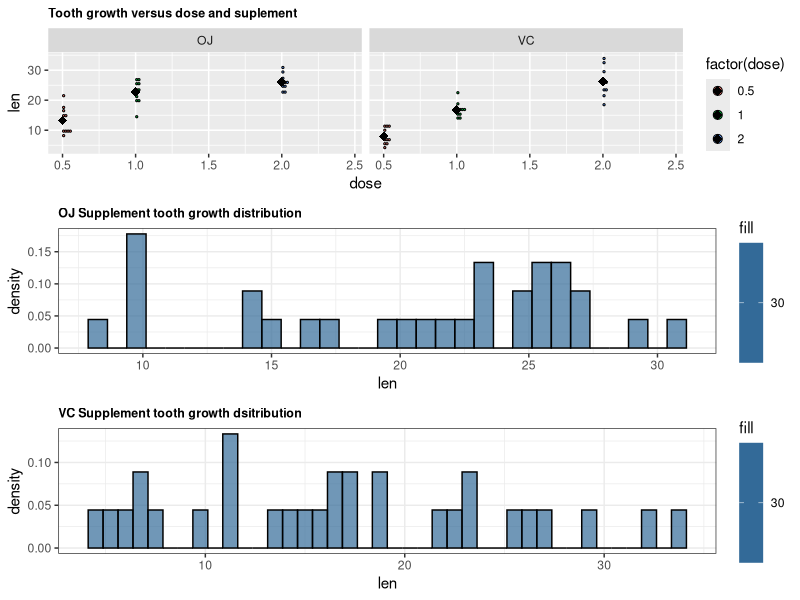

This chart was generated by the following R code:
rm(list=ls())

library(dplyr)
library(ggplot2)
library(datasets)
library(gridExtra)
library(knitr)
library(rmarkdown)

data(ToothGrowth)
data <- ToothGrowth

cat("EFFECT OF SUPPLEMENT TYPE AND DOSE IN TOOH GROWTH\n")
cat("This is and analysis of the R TeoohGrowth data in R data sets package\n")

cat("EXPLORATORY DATA ANALYSIS\n\n")

cat("VARIABLES")
print(str(data))

cat("SUMMARY")
params <- data %>%
  group_by(supp) %>%
  summarise(Mean = mean(len, na.rm = TRUE), Sd = sd(len, na.rm = TRUE), 
            Max = max(len, na.rm = TRUE), Min = mean(len, na.rm = TRUE),
            Median = median(len, na.rm = TRUE),
            Quantile0 = quantile(len, na.rm = TRUE, disp = 0, prob = 0),
            Quantile25 = quantile(len, na.rm = TRUE, disp = 0.25, prob = 0.25),
            Quantile50 = quantile(len, na.ram = TRUE, disp = 0.5, prob = 0.5),
            Quantile75 = quantile(len, na.rm = TRUE, disp = 0.75, prob = 0.75),
            Quantile100 = quantile(len, na.rm = TRUE, disp = 1, prob = 1))

print(params)

cat("\nThere is some variation in the data between the 2 samples. I will assume that
variance is different\n")

params2 <- data %>%
  group_by(dose) %>%
  summarise(Mean = mean(len, na.rm = TRUE), Sd = sd(len, na.rm = TRUE), 
            Max = max(len, na.rm = TRUE), Min = mean(len, na.rm = TRUE),
            Median = median(len, na.rm = TRUE),
            Quantile0 = quantile(len, na.rm = TRUE, disp = 0, prob = 0),
            Quantile25 = quantile(len, na.rm = TRUE, disp = 0.25, prob = 0.25),
            Quantile50 = quantile(len, na.ram = TRUE, disp = 0.5, prob = 0.5),
            Quantile75 = quantile(len, na.rm = TRUE, disp = 0.75, prob = 0.75),
            Quantile100 = quantile(len, na.rm = TRUE, disp = 1, prob = 1))
print(params2)

p <- ggplot(data, aes(x = dose, y = len, fill =  factor(dose))) + 
  geom_dotplot(binaxis='y',  dotsize=0.75) + facet_grid(.~supp) +
  stat_summary(fun=mean, geom="point", shape=18,
               size=3, color="black") + ggtitle("Tooth growth versus dose and suplement") +
  theme(plot.title=element_text(face="bold", size=9))

OJ <- filter(data, supp == 'OJ', na.rm = TRUE)
VC <- filter(data, supp == 'VC', na.rm = TRUE)

pdOJ <- ggplot(OJ, aes(x =len, fill = 30)) + theme_bw() + 
  geom_histogram(aes(y = ..density..), alpha = 0.7, binwidth = 0.75,  col = "black") +
  ggtitle("OJ Supplement tooth growth distribution") +
  theme(plot.title=element_text(face="bold", size=9))


pdVC <- ggplot(VC, aes(x =len, fill = 30)) + theme_bw() + 
  geom_histogram(aes(y = ..density..), alpha = 0.7,  binwidth = 0.75, col = "black") +
  ggtitle("VC Supplement tooth growth dsitribution") + 
  theme(plot.title=element_text(face="bold", size=9))

grid.arrange(p, pdOJ, pdVC)

cat("\nTeeth growth may be affected by dose and type of supplement\n\n") 

cat("HYPOTHSESIS TESTING\n\n")
cat("Assumptions:\n")
cat("    The variables are (iid) independent and identically distributed.
    tooth growth changes with supplement and dose
    Tooth growth data are normally distributed in the two samples: OJ and CV
    Variance seems to be different both while grouping the data by supp or dose
    I will use a T test with a significance level with alpha=0.05 var.equal = FALSE\n\n")

cat("\nEFECT OF SUPLEMENT ON TEETH GROWTH\n\n")

OJlen <- select(OJ, len)
VClen <- select(VC, len)

print(t.test(OJlen, VClen, alternative = "two.sided", paired = FALSE, 
             var.equal = FALSE, conf.level = 0.95))

cat("It does not seem to be any difference in the effect exerted by supplement type
in teeth growth\n")

cat("\nEFFECT OF SUPPLEMENT DOSE ON TEETH GROWTH\n\n")

data0.5 <- filter(data, dose == 1/2)
data1 <- filter(data, dose == 1)
data2 <- filter(data, dose == 2)


Len05 <- select(data0.5, len)
Dose05 <- select(data0.5, dose)

Len1 <- select(data1, len)
Dose1 <- select(data1, dose)

Len2 <- select(data2, len)
Dose2 <- select(data2, dose)


print(t.test(Len05,Len1, alternative = "two.sided", paired = F,
             var.equal = F, conf.level = 0.95))
print(t.test(Len1, Len2, alternative = "two.sided", paired = F,
             var.equal = F, conf.level = 0.95))
print(t.test(Len05,Len2, alternative = "two.sided", paired = F,
             var.equal = F, conf.level = 0.95))

cat("Supplement dose affects teeth growth")

cat("\nCONCLUSSION\n\n")
cat("increasing the supplement's dose benefits tooth growth, but the type of supplement does not have
an effect on teeth growth.")
